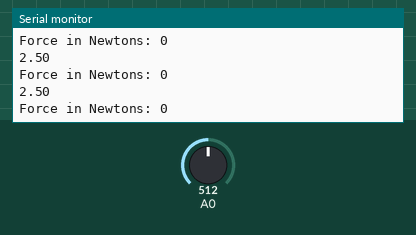
This sketch was run on a simulated Arduino Uno, built with avr-gcc and run on an emulated ATmega328P. Parts: the last lines printed to the serial monitor. Inputs (shaded band) come from the test bench; at power-on: A0 = 512.

Above: at 1.2 s.
1.3 s: A0 set to 716
At 2.0 s:
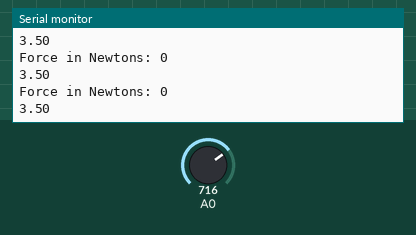
2.8 s: A0 set to 900
At 3.3 s:
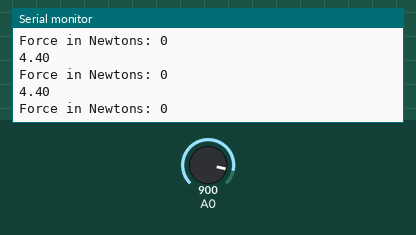
Timing chart, 0 to 5.8 s (numbered marks = the images above; inputs shaded):
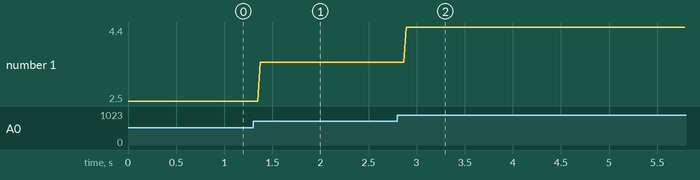

The sketch:

sketch_apr16a.ino
```cpp
int sensorValue;
float voltage;
long Force;
unsigned long Resistance;
unsigned long Conductance;

void setup() {

  Serial.begin(9600);

}

void loop() {

  //get the voltage output of the force sensing circuit

  sensorValue = analogRead(A0);

  // Convert the analog reading (which goes from 0 - 1023) to a voltage (0 - 5V):

  voltage = sensorValue * (5.0 / 1023.0);

  // print out the value you read:

  Serial.println(voltage);

  if (Conductance <= 1000) {
      Force = Conductance / 80;
      Serial.print("Force in Newtons: ");
      Serial.println(Force);
    } else {
      Force = Conductance - 1000;
      Force /= 30;
      Serial.print("Force in Newtons: ");
      Serial.println(Force);
    }


}
```

Measured:
- after the input at 1.3 s, the serial monitor: prints a new line after 0.08 s (image 1)
- after the input at 2.8 s, the serial monitor: prints a new line after 0.09 s (image 2)
- plotted number 1: 2.5 → 3.5 after the input at 1.3 s, 3.5 → 4 after the input at 2.8 s
